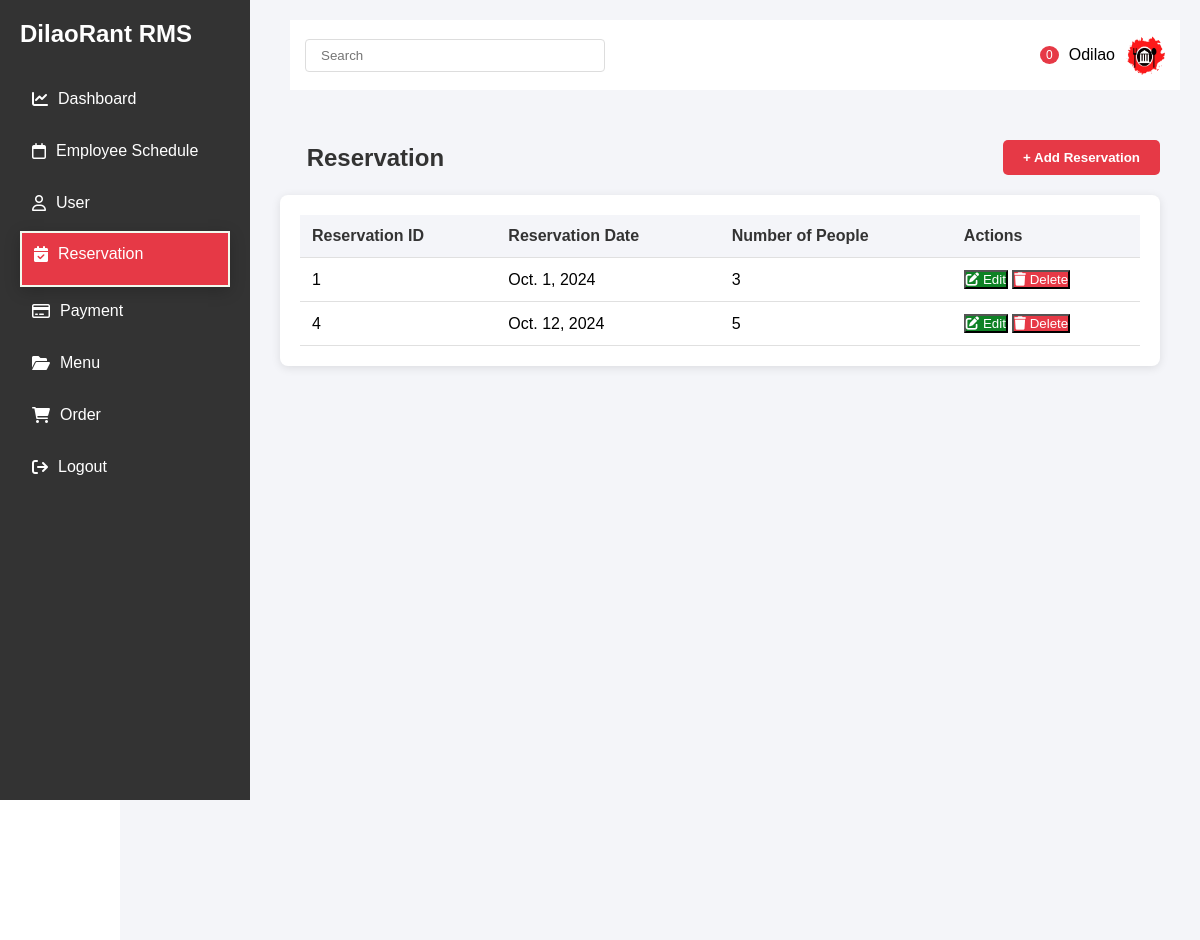
The page /dashboard/Reservation/reservations/ (signed in) on the database as committed earlier.
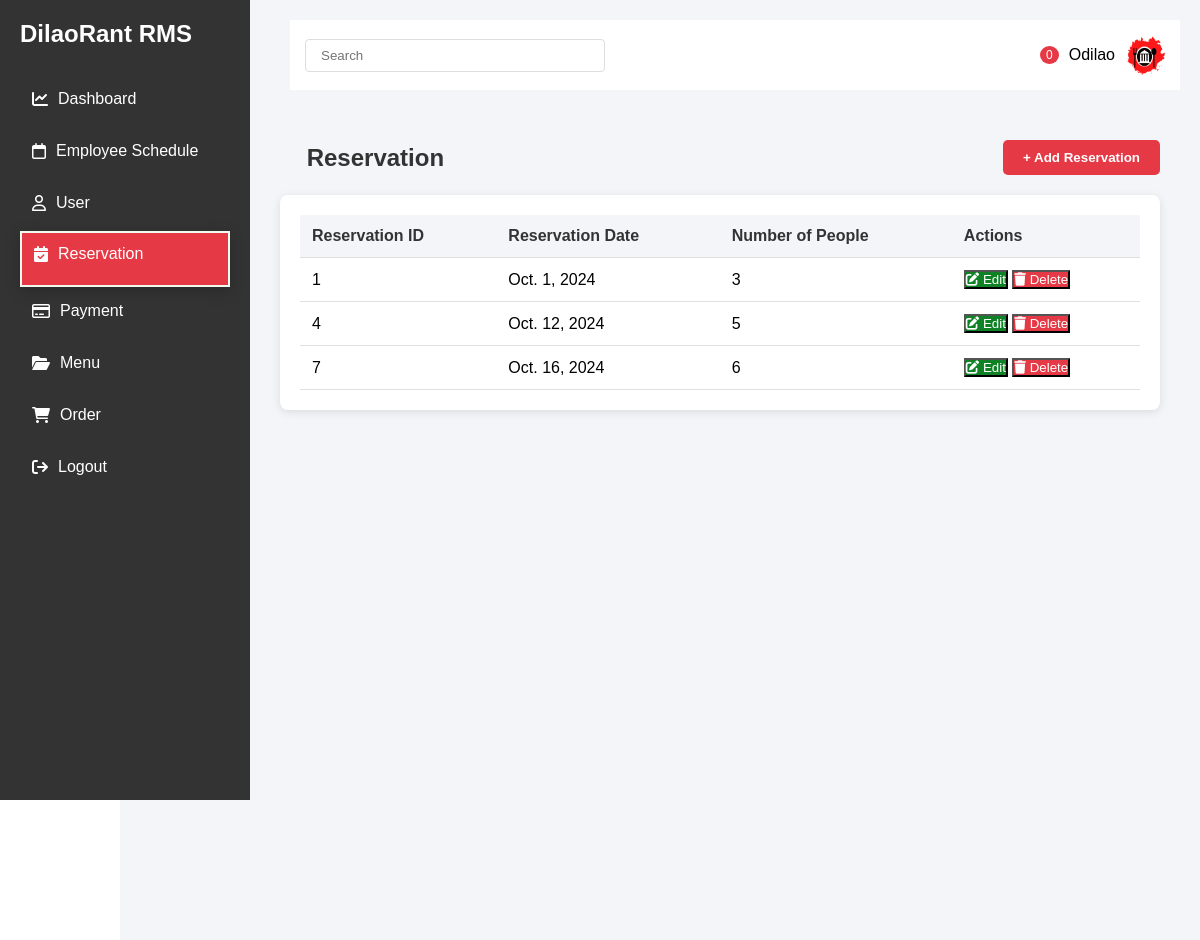
The same page on the database as committed later.
### Reservation/models.py (models this page shows, shortened)
class Reservation(models.Model):
    reservation_id = models.AutoField(primary_key=True)
    reservation_date = models.DateField()
    number_of_people = models.PositiveIntegerField()

### Reservation/views.py (the view)
# urls.py: path('reservations/', views.display_Reservation, name='displayReservation'),
@login_required(login_url='login')
def display_Reservation(request):
    reservations = Reservation.objects.all()
    if request.method == 'POST':
        form = ReservationForm(request.POST)
        if form.is_valid():
            form.save()
            if request.headers.get('X-Requested-With') == 'XMLHttpRequest':
                new_reservation = {
                    'reservation_id': form.instance.reservation_id,
                    'reservation_date': form.instance.reservation_date.strftime('%Y-%m-%d'),
                    'number_of_people': form.instance.number_of_people,
                }
                return JsonResponse({'success': True, 'reservation': new_reservation})
            else:
                messages.success(request, 'Reservation added successfully.')
                return redirect('displayReservation')
        else:
            if request.headers.get('X-Requested-With') == 'XMLHttpRequest':
                return JsonResponse({'success': False, 'message': 'Failed to add reservation. Please check the form for errors.'})
            else:
                messages.error(request, 'Failed to add reservation. Please check the form for errors.')
    else:
        form = ReservationForm()
    return render(request, 'Reservation/ReservationDisplay.html', {
        'form': form,
        'reservations': reservations,
    })

### Reservation/forms.py
class ReservationForm(forms.ModelForm):
    class Meta:
        model = Reservation
        fields = ['reservation_id', 'reservation_date', 'number_of_people']
        widgets = {
            'reservation_date': forms.DateInput(attrs={'type': 'date'}),
            'number_of_people': forms.NumberInput(),
        }

### Reservation/templates/Reservation/ReservationDisplay.html (shortened to what the changed rows need)
{% load static %}
<!DOCTYPE html>
<html lang="en">
<head>
    <link rel="stylesheet" href="https://cdnjs.cloudflare.com/ajax/libs/font-awesome/6.0.0/css/all.min.css">
</head>
<body>
    <div class="sidebar">
        <h2>DilaoRant RMS</h2>
    </div>
    <div class="main-content">
        <div class="main-content">
                <div class="schedule-header">
                    <h2 class="schedule-title">&nbsp;&nbsp;&nbsp;&nbsp;Reservation</h2>
                </div>
                <div class="schedule-container">
                    <table class="schedule-table">
                        <thead>
                            <tr>
                                <th>Reservation ID</th>
                                <th>Reservation Date</th>
                                <th>Number of People</th>
                                <th>Actions</th>
                            </tr>
                        </thead>
                        <tbody>
                            {% for reservation in reservations %}
                            <tr>
                                <td>{{ reservation.reservation_id }}</td>
                                <td>{{ reservation.reservation_date }}</td>
                                <td>{{ reservation.number_of_people }}</td>
                                <td>
                                    <div class="action-buttons">
                                        <button
                                            class="btn btn-edit btn-tooltip"
                                            onclick="update_schedule('{{ reservation.reservation_id}}')"
                                            data-tooltip="Edit Schedule"
                                        >
                                            <i class="fas fa-edit"></i>
                                            Edit
                                        </button>
                                        <button
                                            class="btn btn-delete btn-tooltip"
                                            onclick="delete_reservation('{{ reservation.reservation_id}}')"
                                            data-tooltip="Delete Schedule"
                                        >
                                            <i class="fas fa-trash"></i>
                                            Delete
                                        </button>
                                    </div>
                                </td>
                            </tr>
                            {% empty %}
                            <tr>
                                <td colspan="3" style="text-align: center;">No reservations found.</td>
                            </tr>
                            {% endfor %}
                        </tbody>
                    </table>
                </div>
        </div>
    </div>
</body>
</html>

Rows that differ between the two databases and show on the page:
added Reservation: reservation_id "7", reservation_date "Oct. 16, 2024", number_of_people "6"
